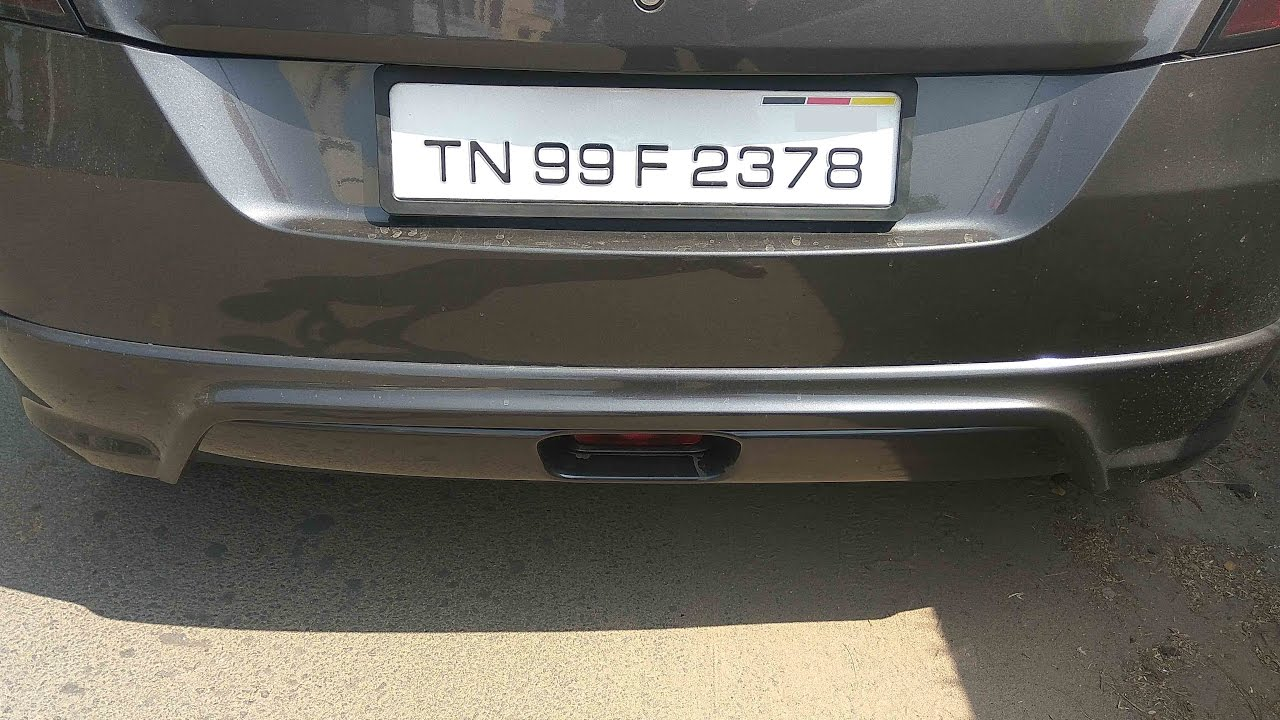
#> input picture car_2.jpg, 1280 x 720 px
$ jupyter execute --allow-errors ANPR.ipynb   (shell and % lines are left out)   (Python 2 division)
#> lines starting #> are read from the running program, lines starting #| are printed output that depends on the picture; after the words box and inside, x2 and y2 are one past the last pixel; in counts of white or black regions, pixels touching at a corner belong together
#> further down, image_1 is the input picture: shape (720, 1280, 3); mean B, G, R 91.7, 98.5, 100.7
[cell 1]
import numpy as np
import cv2
import os
from matplotlib import pyplot as plt
import imutils
import pytesseract
from PIL import Image

[cell 2]
def PreProcessing(image):
    gray=cv2.cvtColor(image,cv2.COLOR_BGR2GRAY)
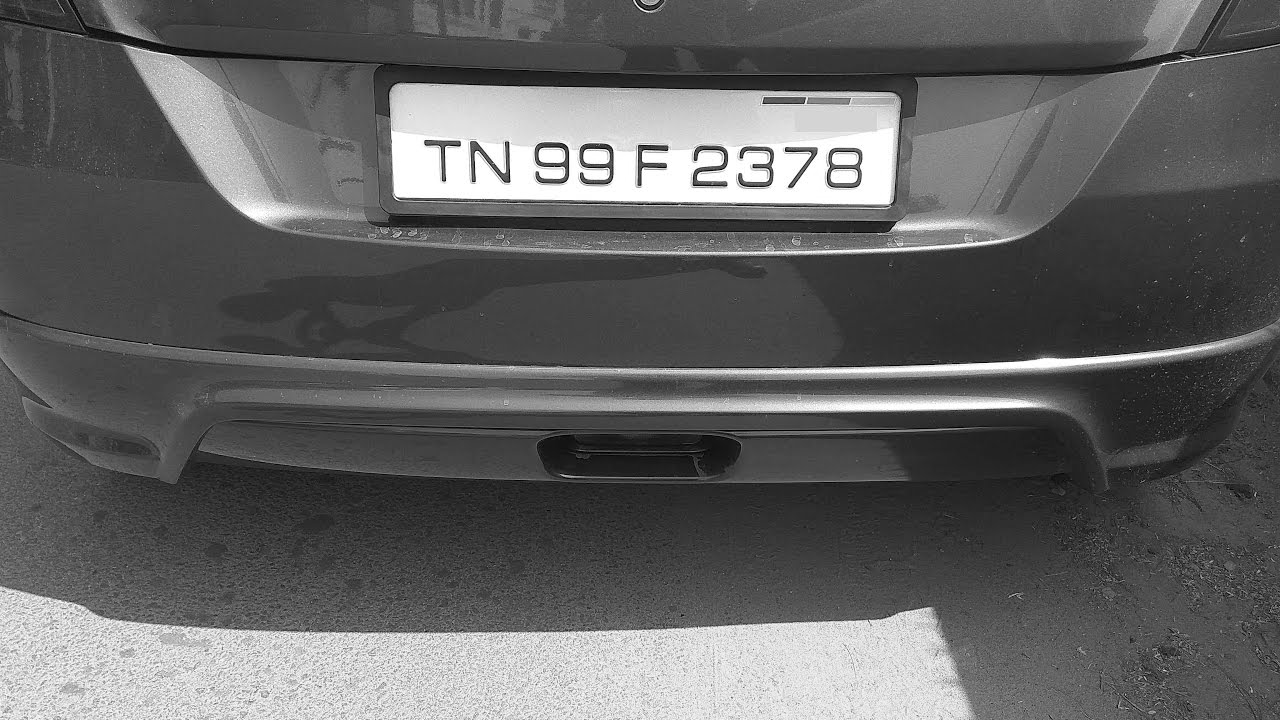
#> gray: shape (720, 1280); min 0, max 255, mean 98.4
    gray=cv2.GaussianBlur(gray,(5,5), 0)
    ret3,th3 = cv2.threshold(gray,0,255,cv2.THRESH_BINARY+cv2.THRESH_OTSU)
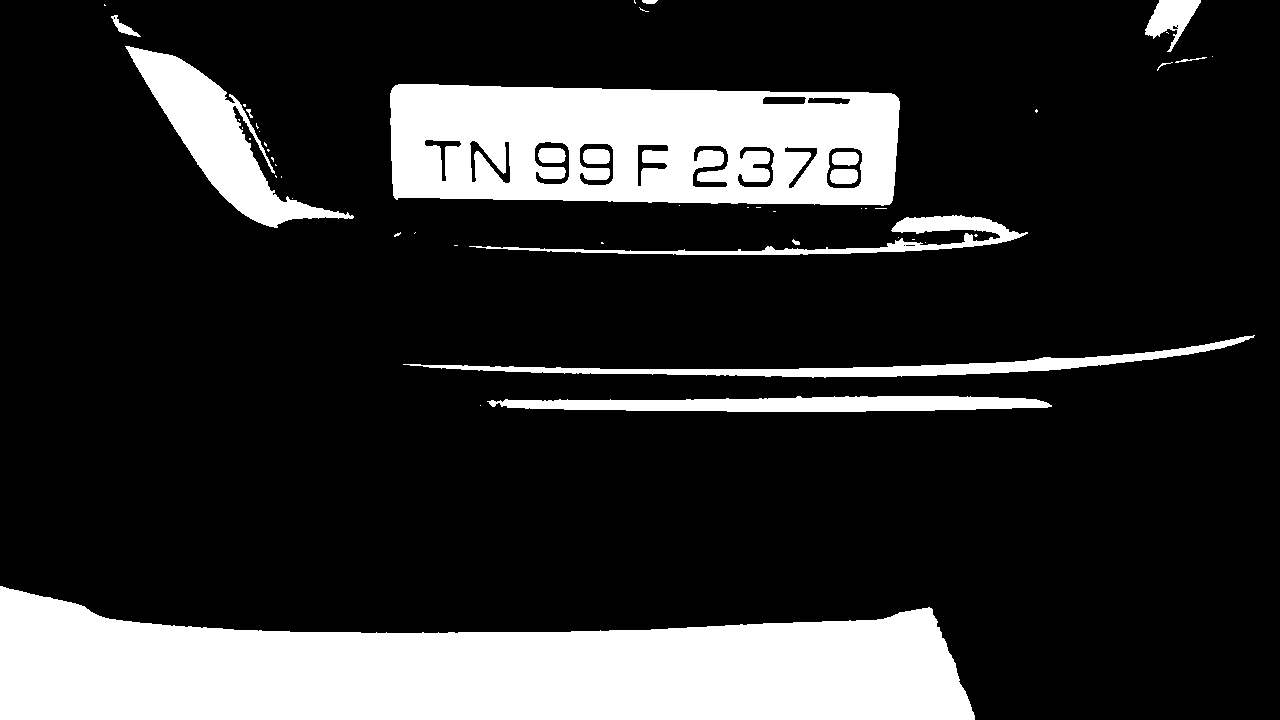
#> th3: shape (720, 1280); 19% white; 52 white regions (35 under 20 px), largest, box (x1, y1, x2, y2) and area: (0, 586, 975, 720) 91886, (390, 84, 900, 206) 50750, (125, 46, 354, 228) 11480
#> ret3 = 141
    return th3

def show(image,Name='Outline'):
    cv2.imshow(Name,image)
    cv2.waitKey(0)
    cv2.destroyAllWindows()

[cell 3]
image_1 = cv2.imread('car_2.jpg',1)
plt.imshow(image_1,cmap='gray')

[cell 4]
img_gray = PreProcessing(image_1)
plt.imshow(img_gray,cmap='gray')

[cell 5]
img_gray = cv2.bilateralFilter(img_gray, 11, 17, 17)
edged = cv2.Canny(img_gray, 30, 200)
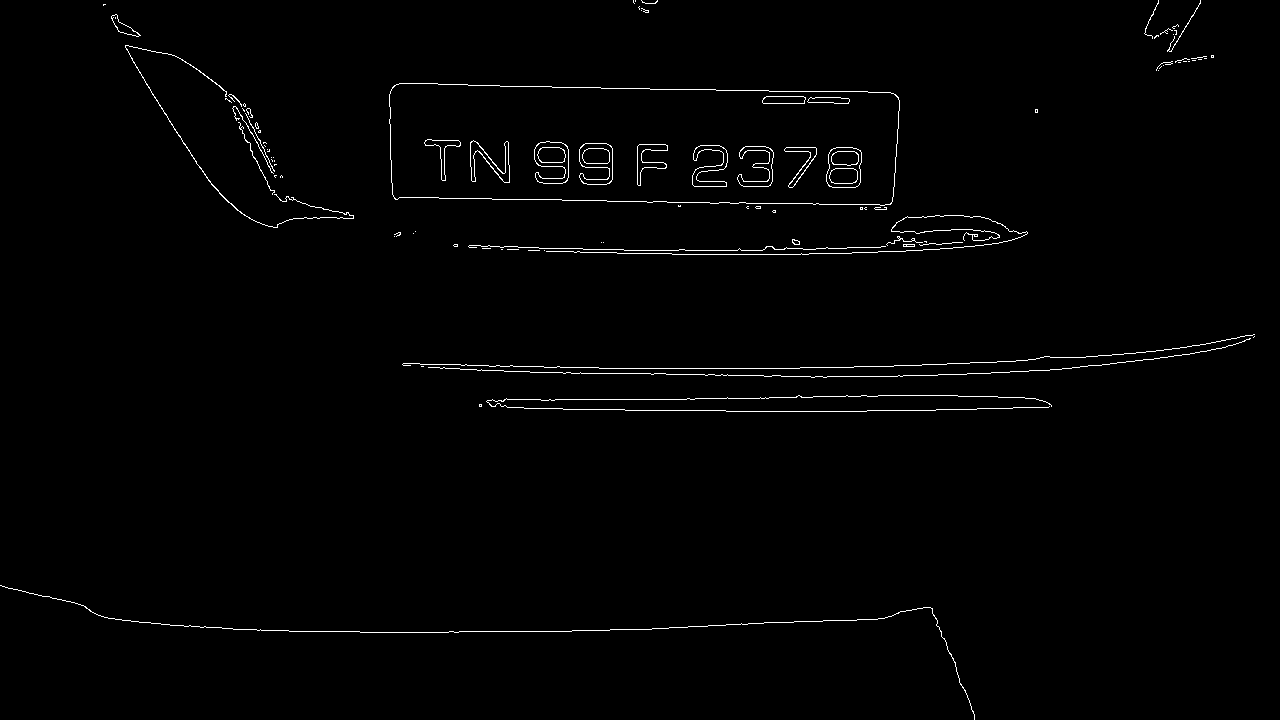
#> edged: shape (720, 1280); 1.1% white in thin lines or dots

plt.imshow(edged,cmap="gray")

[cell 6]
(cnts, _) = cv2.findContours(edged.copy(), cv2.RETR_TREE, cv2.CHAIN_APPROX_SIMPLE)
#> cnts = 136 contours, 97 with area under 20; largest, box (x1, y1, x2, y2) and area: (389, 83, 900, 206) 57074, (389, 83, 900, 206) 57065, (826, 147, 862, 188) 1257, (826, 147, 862, 188) 1254, (534, 141, 569, 184) 978
cnts = sorted(cnts, key = cv2.contourArea, reverse = True)[:10]
#> cnts = 10 contours; largest, box (x1, y1, x2, y2) and area: (389, 83, 900, 206) 57074, (389, 83, 900, 206) 57065, (826, 147, 862, 188) 1257, (826, 147, 862, 188) 1254, (534, 141, 569, 184) 978
screenCnt = None

for c in cnts:
    # approximate the contour
    peri = cv2.arcLength(c, True)
    approx = cv2.approxPolyDP(c, 0.02 * peri, True)
    rect = cv2.minAreaRect(c)
    # box = cv2.boxPoints(rect)

    cv2.drawContours(image_1, [approx], -1, (0, 255, 0), 3)

    if len(approx) == 4:
        screenCnt = approx
        break
#> this loop made 1 pass
#> (peri, rect, screenCnt) on pass 1: (1244, ((643.5, 143.9), (116.5, 510.2), -89.27), [[389, 94], [395, 199], [892, 201], [890, 92]])
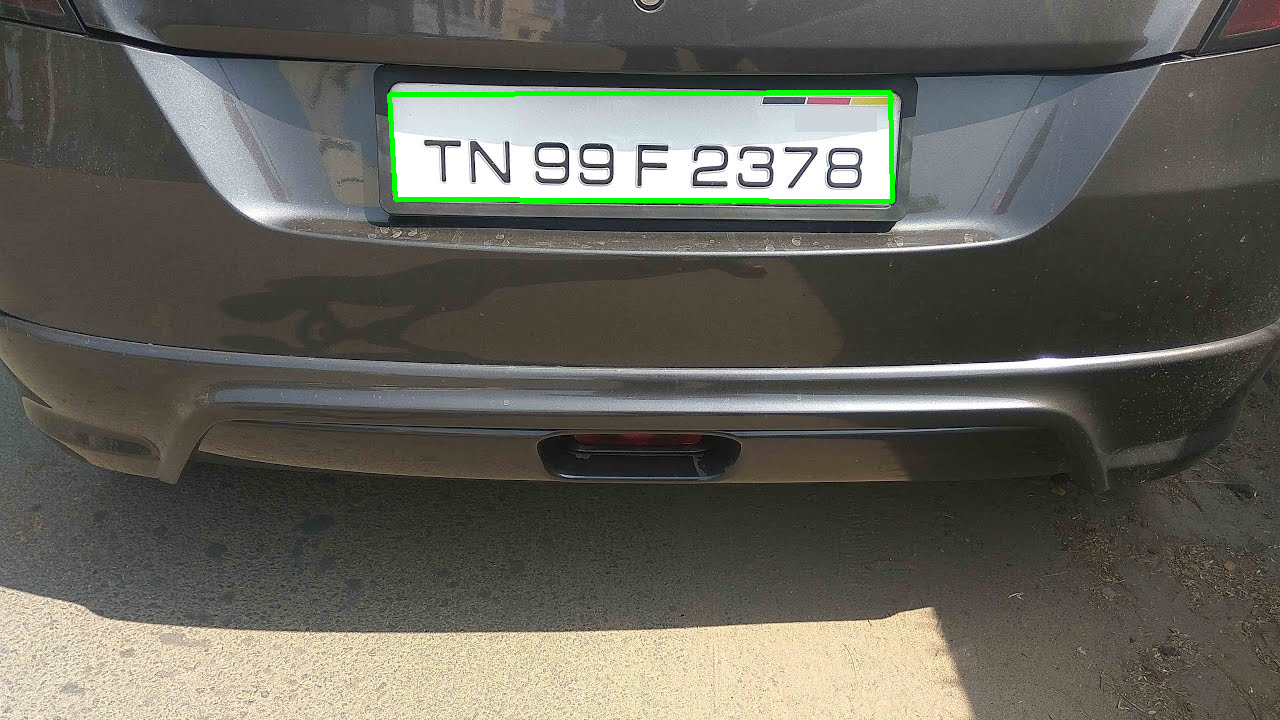
#> image_1: shape (720, 1280, 3); 0.66% of pixels changed, all inside (x1, y1, x2, y2) = (387, 90, 895, 204)

plt.imshow(image_1)

[cell 7]
box = cv2.boundingRect(c)
#> box = (389, 83, 511, 123)

[x,y,width,height] = box
#> x = 389; y = 83; width = 511; height = 123

print x,y,width,height
#| 389 83 511 123

[cell 8]
crop = img_gray[y:y+height,x:x+width]
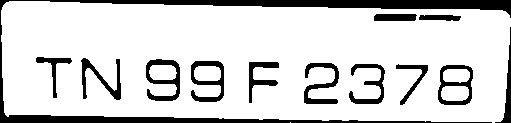
#> crop: shape (123, 511); 83.1% white; 13 black regions, largest, box (x1, y1, x2, y2) and area: (0, 0, 511, 123) 5427, (146, 59, 180, 101) 606, (191, 61, 224, 102) 583

plt.imshow(crop,cmap="gray")

cv2.imwrite('crop.jpg',crop)
#> Out = True
